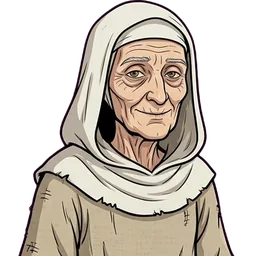
#> input picture assets/characters/abbesse-14.webp, 256 x 256 px
$ python -i images.py   (imports and definitions only)
#> lines starting #> are read from the running program, lines starting #| are printed output that depends on the picture
#> further down, picture is the input picture: PIL image 256x256 RGBA; mean R, G, B, A 99.9, 91.5, 82.2, 144
"""Grimdoku — prépare les images générées (fond magenta) pour le jeu.

Portraits : assets/characters/<type>.(png|jpg|jpeg) → recadrage sur le visage → <type>.webp
Grands personnages (cast.json, « shape ») : l'image montre le corps entier à la taille de sa forme sur la carte
            → <type>-full.webp (détouré, au format de la forme : 2:1, 3:1 ou carré pour l'angle)
            + <type>.webp (buste découpé autour de la tête, dont la place est fixée par le prompt : BIG_HEAD)
Mobilier  : assets/objects/<type>.(png|jpg|jpeg)    → recadrage au plus près de l'objet, centré → <type>.webp
Sols      : assets/floors/<matière>.(png|jpg|jpeg) → carré, raccordable (bords qui se répètent sans couture),
            contraste adouci et éclairci → <matière>.webp (une texture couvre 2×2 cases ; parchemin : cadre de la carte)
Portraits et mobilier : fond magenta (#FF00FF) → transparence, liseré rose retiré, 256 px, WebP.
build-app.js préfère ces .webp aux dessins <type>.svg quand ils existent.

Usage : .venv/bin/python tools/images.py   (installer une fois : python3 -m venv .venv && .venv/bin/pip install pillow)
"""
import json
import unicodedata
from pathlib import Path
from PIL import Image, ImageChops, ImageEnhance, ImageStat

ROOT = Path(__file__).resolve().parent.parent / 'assets'
DIR = ROOT / 'characters'
OBJ_DIR = ROOT / 'objects'
FLOOR_DIR = ROOT / 'floors'
HOME_DIR = ROOT / 'home'      # illustrations de l'écran d'accueil (accueil-large : paysage, accueil-haut : portrait)
HOME_WIDTH = 1600
HOME_CUTOUT = {'titre': 1400, 'jouer': 700}  # images détourées (fond magenta) : largeur max
FLOOR_SIZE = 320       # une texture = 2×2 cases
FLOOR_SOFT = 0.45      # part de couleur moyenne mélangée à la texture (contraste adouci : meubles et pions lisibles)
FLOOR_LIGHT = 1.12     # éclaircissement
FLOOR_EDGE = 0.04      # bord rogné avant traitement
# noms de fichiers tolérés pour un type d'objet (accents retirés automatiquement)
OBJ_ALIAS = {'champignon': 'champi', 'roseau': 'roseaux', 'stones': 'roche'}
# idem pour les personnages (fautes de frappe dans les noms de fichiers)
CHAR_ALIAS = {'bibliothequaire': 'bibliothecaire'}
OBJ_MARGIN = 0.06                      # marge autour de l'objet, en fraction du carré
OBJ_FULL = {'tapis'}                   # objets qui remplissent toute leur case (sans marge)
SIZE = 256
# « magenta-itude » d'un pixel : min(R, B) − G, de 0 (aucune) à 255 (magenta pur).
# Au-dessus de HIGH : fond (transparent) ; en dessous de LOW : personnage (opaque) ; entre les deux : bord adouci.
LOW, HIGH = 60, 150
GLASS = 22  # titre et bouton : teinte rosée minimale d'un verre enfermé dans le dessin (key_out_outside)
# Cadrage serré pour les pions ronds : carré de ZOOM × le côté de l'image, centré sur (CX, CY) en fraction de l'image
# (les portraits générés montrent tête + buste ; la tête est dans la moitié haute).
ZOOM, CX, CY = 0.68, 0.5, 0.42
# Réglages par type quand l'image générée est cadrée autrement : (ZOOM, CX, CY)
CROP = {
    'djinn': (0.72, 0.50, 0.37),      # chignon très haut
    'chevalier': (0.48, 0.52, 0.26),  # petit casque sur une grosse armure
    'sorciere': (0.80, 0.50, 0.40),   # grand chapeau
    'crapaud': (0.80, 0.50, 0.40),    # couronne au-dessus des yeux
    'chef': (0.78, 0.52, 0.39),       # toque haute
    'apprentie': (0.80, 0.48, 0.42),  # chapeau trop grand
    'ogre': (0.60, 0.45, 0.30),       # petite tête en haut d'un grand corps
    'perroquet': (0.62, 0.66, 0.30),  # tête à droite
}


# Grands personnages : format de l'image (largeur, hauteur en cases, forme de base de engine.js SHAPES)
SHAPE_BOX = {'I2': (2, 1), 'I3': (3, 1), 'L3': (2, 2)}
# tête dans l'image entière (fixée par le prompt) : (côté du carré en fraction de la hauteur, centre x, centre y en fraction)
BIG_HEAD = {'I2': (0.95, 0.22, 0.48), 'I3': (0.95, 0.15, 0.48), 'L3': (0.5, 0.25, 0.25)}
BIG_HEAD_TYPE = {  # réglages par type d'après les images générées
    'golem': (0.62, 0.12, 0.47),
    'vouivre': (0.80, 0.09, 0.47),
    'dragon': (0.44, 0.27, 0.17),
}
# allongés vus de dessus, tête à gauche : on redresse le buste d'un quart de tour (sens horaire, en degrés)
BIG_HEAD_TURN = {'I2': 90, 'I3': 90, 'L3': 0}
BIG_SIZE = 256      # pixels par case
# Buste des grands monstres (pions, fiches) : depuis que leur forme est propre à chaque affaire, cast.json ne donne plus de
# forme par type et big() ne s'applique plus ; leur image entière est recadrée ici autour de la tête.
# (côté du carré en fraction de la hauteur, centre x, centre y en fraction de l'image, quart de tour horaire pour
# redresser un monstre couché tête à gauche)
BIG_BUST = {
    'geant': (0.80, 0.17, 0.50, 90),
    'golem': (0.72, 0.14, 0.50, 90),
    'vouivre': (0.95, 0.13, 0.50, 90),
    'dragon': (0.50, 0.30, 0.24, 0),
}
# [1 line that did not run here, left out]
# [1 line that did not run here, left out]


# [59 lines left out: functions key_out, key_out_outside, type_name, not called in this run]


def sources(folder):
    return sorted(p for p in folder.iterdir() if p.suffix.lower() in ('.png', '.jpg', '.jpeg'))


# [53 lines left out: functions big, portraits, not called in this run]


VAR_DIR = DIR / 'variantes'  # planches de variantes : <type>.(png|jpeg), 2 × 2 (ou plus) bustes sur fond magenta


# [68 lines left out: functions split_sheet, variants, not called in this run]


VAR_CROP = (0.86, 0.5, 0.42)  # cadrage des variantes dans leur carré (zoom, centre x, centre y)


# [15 lines left out: function objects, not called in this run]


def _diff(a, b):
    return ImageStat.Stat(ImageChops.difference(a, b)).mean[0]


def _shift_diff(img, ax, p):
    """Écart moyen entre l'image et elle-même décalée de p pixels sur l'axe ax (0 : x, 1 : y)."""
    w, h = img.size
    if ax == 0:
        return _diff(img.crop((0, 0, w - p, h)), img.crop((p, 0, w, h)))
    return _diff(img.crop((0, 0, w, h - p)), img.crop((0, p, w, h)))


def period(img, ax):
    """Période du motif sur un axe (motif régulier : damier, mosaïque, ou image déjà répétée par le générateur),
    ou None si le motif n'est pas périodique. Recherche à demi-résolution, puis affinée au pixel près."""
    g = img.convert('L')
    small = g.resize((g.width // 2, g.height // 2))
    size = small.size[ax]
    ref = _shift_diff(small, ax, size // 5)  # écart typique entre deux zones quelconques
    best = min(range(size // 16, size // 2 + 1), key=lambda q: _shift_diff(small, ax, q))
    if _shift_diff(small, ax, best) > 0.45 * ref:
        return None
    return min(range(best * 2 - 3, best * 2 + 4), key=lambda q: _shift_diff(g, ax, q))


def blend_axis(img, ax, band=0.15):
    """Raccord sur un axe sans motif régulier : vers les deux bords, fondu avec la copie décalée d'une demi-taille."""
    w, h = img.size
    shifted = ImageChops.offset(img, w // 2 if ax == 0 else 0, h // 2 if ax == 1 else 0)
    size, b = (w, h)[ax], (w, h)[ax] * band
    ramp = [round(255 * min(1, min(i, size - 1 - i) / b)) for i in range(size)]
    mask = Image.new('L', (w, h))
    mask.putdata([ramp[x] if ax == 0 else ramp[y] for y in range(h) for x in range(w)])
    return Image.composite(img, shifted, mask)


def seamless(img):
    """Texture raccordable, axe par axe : recadrée sur une période exacte si le motif est régulier
    (aucun fondu, donc pas d'image fantôme), sinon fondue sur une bande étroite près des bords."""
    blend = []
    for ax in (0, 1):
        p = period(img, ax)
        if p:
            # une période exacte, répétée pour garder l'échelle d'origine du motif
            size = img.size[ax]
            tile = img.crop((0, 0, p, img.height) if ax == 0 else (0, 0, img.width, p))
            k = max(1, round(size / p))
            img = Image.new(img.mode, (p * k, img.height) if ax == 0 else (img.width, p * k))
            for i in range(k):
                img.paste(tile, (i * p, 0) if ax == 0 else (0, i * p))
        else:
            blend.append(ax)
#> this loop made 2 passes
#> (ref in period, best in period) on passes 1 to 2: (94.5, 8), (51.79, 8)
#> pass 1, in period, `g = img.convert('L')`:
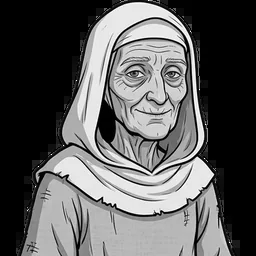
#> g: PIL image 256x256 L; min 0, max 255, mean 93
#> pass 1, in period, `small = g.resize((g.width // 2, g.height // 2))`:
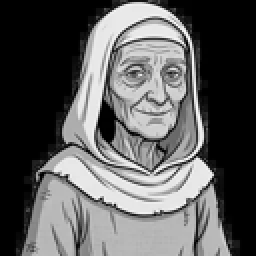
#> small: PIL image 128x128 L (shown 2 times larger); min 0, max 255, mean 93
#> after the loop, blend = [0, 1]
    for ax in blend:
        img = blend_axis(img, ax)
#> this loop made 2 passes
#> (w in blend_axis, h in blend_axis, size in blend_axis, b in blend_axis) on passes 1 to 2: (256, 256, 256, 38.4), (256, 256, 256, 38.4)
#> pass 1, in blend_axis, `shifted = ImageChops.offset(img, w // 2 if ax == 0 else 0, h // 2 if a..`:
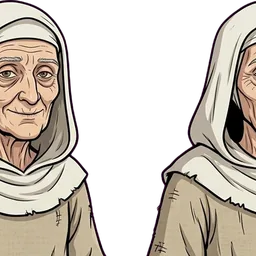
#> shifted: PIL image 256x256 RGBA; mean R, G, B, A 99.9, 91.5, 82.2, 144; transparent parts drawn white
#> pass 1, in seamless, `img = blend_axis(img, ax)`:
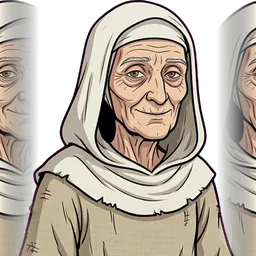
#> img: PIL image 256x256 RGBA; mean R, G, B, A 127.1, 116.2, 104.1, 181.8; transparent parts drawn white
#> pass 2, in blend_axis (call 2), `shifted = ImageChops.offset(img, w // 2 if ax == 0 else 0, h // 2 if a..`:
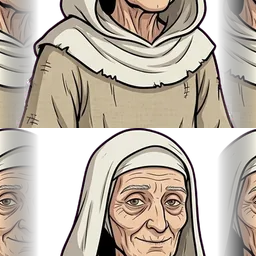
#> shifted: PIL image 256x256 RGBA; mean R, G, B, A 127.1, 116.2, 104.1, 181.8; transparent parts drawn white
#> after the loop:
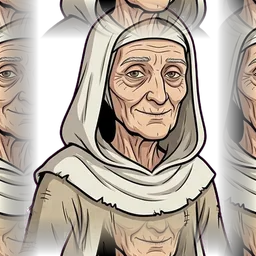
#> img: PIL image 256x256 RGBA; mean R, G, B, A 125.1, 113.2, 101.6, 183.8; transparent parts drawn white
    return img


# [46 lines left out: functions floors, home, not called in this run]


LEVEL_DIR = ROOT / 'levels'   # vignettes des niveaux : <0..5>.(png|jpeg), fond magenta → détourées
DECOR_DIR = ROOT / 'decors'   # illustrations des décors : <décor>.(png|jpeg), scène entière (pas de magenta)


# [62 lines left out: functions levels, trim_white, decors, not called in this run]


MAP_DIR = ROOT / 'map'
DESK_DIR = ROOT / 'desk'


# [13 lines left out: function desk, not called in this run]


ICON_DIR = ROOT / 'icon'     # icône de l'appli (icone.png|jpeg, carrée, fond plein jusqu'aux bords)
ICON_OUT = ICON_DIR / 'web'  # tailles produites, copiées par build-app.js à la racine du site
ICON_SAFE = 0.8              # icône « maskable » : sujet réduit dans les 80 % centraux (Android la découpe)
ICON_FAVICON = (120, 120, 920, 920)  # favicon : recadrée sur le sceau (lisible en 16 px), en pixels de l'image 1024


# [51 lines left out: functions icons, carte, not called in this run]


INK = (62, 40, 22)  # encre sépia des croquis


# [80 lines left out: functions ink_lines, fade_mask, sketches, quad_cells, not called in this run]


PIECES_DIR = ROOT / 'pieces'  # pièces à conviction : planche-1..6.png (2×2, ordre de lore/pieces.json, puis papier-2 du bureau)
MUR_DIR = ROOT / 'mur'        # page du mur : tableau.png (liège encadré vide), papiers.png (note, carte, bande, punaise)


# objets du bureau en vue zénithale (François, 2026-10-21 : maquette lore/bureau.png, objets posés à plat) : planches 2×2
# générées dans Gemini, découpées en <objet>.webp (mêmes noms que les anciennes images, archivées dans desk/archives/)
ZENITH = {'a': ['dossiers', 'lettres', 'carnet', 'enveloppe'], 'b': ['mur', 'jour', 'deco-1-loupe', 'deco-2-encrier'],
          'c': ['deco-3-bougie', 'papier-1', 'papier-3', 'support-papier']}


# [22 lines left out: functions glass, zenith, not called in this run]


PIECES_HALO = {'navire'}  # objets lumineux dont la lueur s'est mêlée au fond magenta


# [69 lines left out: functions drop_pink, pieces, mur, main, not called in this run]


# [7 lines not run here, left out]

>>> from PIL import Image
>>> picture = Image.open('../assets/characters/abbesse-14.webp')
>>> result = seamless(picture)
